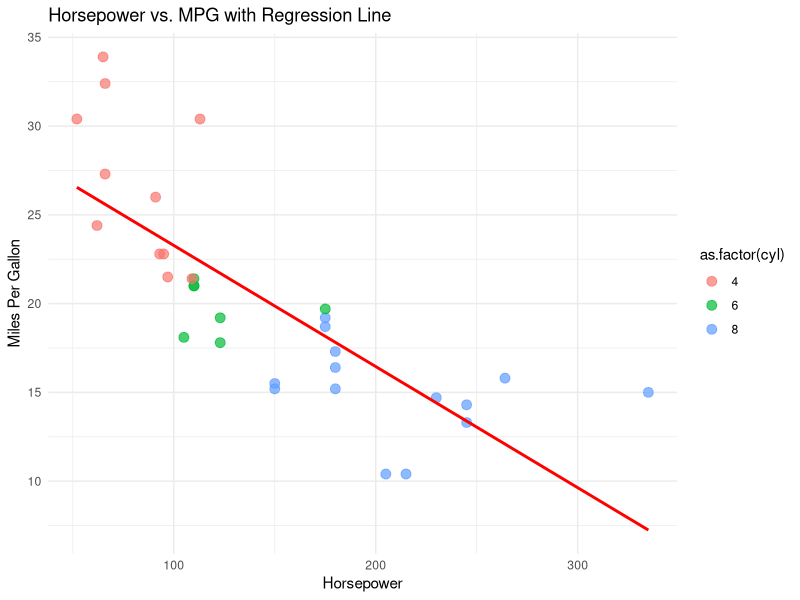

The R source for this figure:
# Load ggplot2 package
library(ggplot2)

# ggplot2 scatterplot with regression line
ggplot(data = mtcars, aes(x = hp, y = mpg, color = as.factor(cyl))) +
  geom_point(size = 3, alpha = 0.7) +
  geom_smooth(method = "lm", se = FALSE, color = "red") +
  labs(title = "Horsepower vs. MPG with Regression Line",
       x = "Horsepower",
       y = "Miles Per Gallon") +
  theme_minimal()
